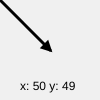
Frame 1 (no input)
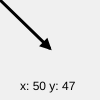
Frame 60 (no input)
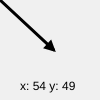
Frame 120 (the mouse pressed at the canvas centre since frame 60)

The p5.js sketch that drew these frames (run headless with seeded random() and noise() and a simulated clock; from frame 60 on, the mouse is pressed at the canvas centre):

// p5.js sketch
// ── sketch.js
let v0,v1;

function setup() {
	createCanvas(100, 100);
  v0 = createVector(0, 0);
  v1 = createVector(50, 50);
}

// set
function draw() {
  background(240);
  drawArrow(v0,v1,'black');
	v1.set(v1.x + random(-1, 1), v1.y + random(-1,1));

  noStroke();
  text('x: '+round(v1.x)+' y: '+round(v1.y),20,90);
}

// draws arrow between two vectors
function drawArrow(vec0, vec1, myColor) {
  stroke(myColor);
  strokeWeight(3);
  fill(myColor);
  push();
  translate(vec0.x, vec0.y);
  line(0, 0, vec1.x, vec1.y);
  rotate(vec1.heading());
  let arrowSize = 7;
  translate(vec1.mag() - arrowSize,0);
  triangle(0, arrowSize / 2, 0, -arrowSize / 2, arrowSize, 0);
  pop();
}
